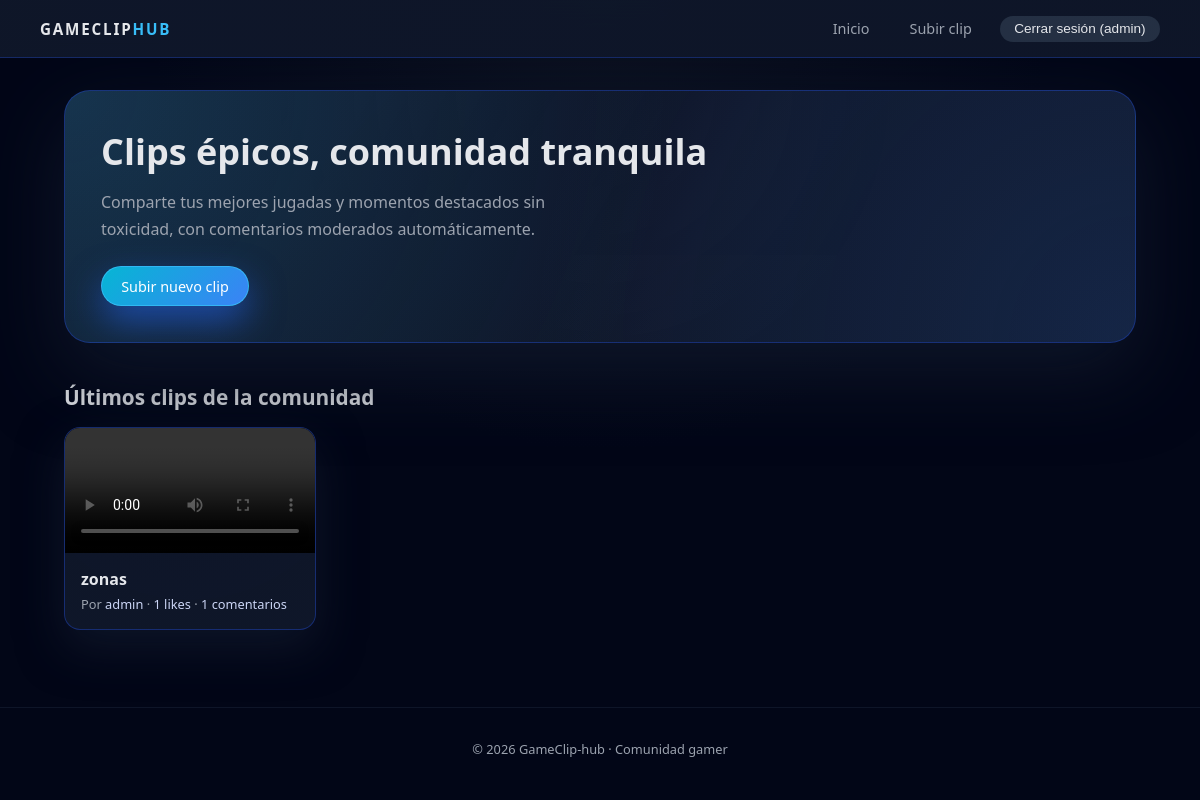
The page / (signed in) on the database its author committed.
### tables this page shows
CREATE TABLE clips (
      id INTEGER PRIMARY KEY AUTOINCREMENT,
      user_id INTEGER NOT NULL,
      title TEXT NOT NULL,
      filename TEXT NOT NULL,
      created_at DATETIME DEFAULT CURRENT_TIMESTAMP,
      FOREIGN KEY (user_id) REFERENCES users(id)
    );

CREATE TABLE users (
      id INTEGER PRIMARY KEY AUTOINCREMENT,
      username TEXT UNIQUE NOT NULL,
      password_hash TEXT NOT NULL,
      role TEXT NOT NULL CHECK (role IN ('user', 'admin'))
    );

### app.py (the view)
    @app.route("/")
    def index():
        db = get_db()
        clips = db.execute(
            """
            SELECT
              clips.id, clips.title, clips.filename, clips.created_at,
              users.username,
              (SELECT COUNT(*) FROM likes WHERE likes.clip_id = clips.id) AS likeCount,
              (SELECT COUNT(*) FROM comments WHERE comments.clip_id = clips.id) AS commentCount
            FROM clips
            JOIN users ON users.id = clips.user_id
            ORDER BY clips.created_at DESC
            """
        ).fetchall()
        return render_template("index.html", clips=clips)

### app.py (called while the page is built)
def get_db() -> sqlite3.Connection:
    if "db" not in g:
        conn = sqlite3.connect(DB_PATH)
        conn.row_factory = sqlite3.Row
        conn.execute("PRAGMA foreign_keys = ON;")
        g.db = conn
    return g.db

### templates/index.html
{% extends "base.html" %}
{% block content %}
<section class="hero">
  <div class="hero-content">
    <h1>Clips épicos, comunidad tranquila</h1>
    <p>Comparte tus mejores jugadas y momentos destacados sin toxicidad, con comentarios moderados automáticamente.</p>
    {% if not current_user %}
      <div class="hero-actions">
        <a href="{{ url_for('register') }}" class="btn primary">Crear cuenta</a>
        <a href="{{ url_for('login') }}" class="btn ghost">Iniciar sesión</a>
      </div>
    {% else %}
      <div class="hero-actions">
        <a href="{{ url_for('new_clip') }}" class="btn primary">Subir nuevo clip</a>
      </div>
    {% endif %}
  </div>
</section>
<section class="clips-section">
  <h2>Últimos clips de la comunidad</h2>
  {% if not clips or clips|length == 0 %}
    <p class="empty-state">Aún no hay clips publicados. ¡Sé el primero en compartir tu jugada!</p>
  {% else %}
    <div class="clips-grid">
      {% for clip in clips %}
        <article class="clip-card">
          <video class="clip-video" controls src="{{ url_for('uploaded_file', filename=clip['filename']) }}"></video>
          <div class="clip-body">
            <h3><a href="{{ url_for('clip_detail', clip_id=clip['id']) }}">{{ clip["title"] }}</a></h3>
            <p class="clip-meta">
              Por <span>{{ clip["username"] }}</span> ·
              <span>{{ clip["likeCount"] }} likes</span> ·
              <span>{{ clip["commentCount"] }} comentarios</span>
            </p>
          </div>
        </article>
      {% endfor %}
    </div>
  {% endif %}
</section>
{% endblock %}

### static/css/styles.css (style rules this page uses)
:root { --bg-main: #050816; --bg-elevated: #0b1020; --bg-soft: #111827; --accent: #38bdf8; --accent-soft: rgba(56, 189, 248, 0.15); --accent-strong: #0ea5e9; --text-main: #e5e7eb; --text-muted: #9ca3af; --danger: #f97373; --border-subtle: #1f2937; --radius-lg: 16px; --radius-md: 10px; --shadow-soft: 0 18px 45px rgba(15, 23, 42, 0.85); }
*, *::before, *::after { box-sizing: border-box; }
body { margin: 0; font-family: system-ui, -apple-system, BlinkMacSystemFont, 'Segoe UI', sans-serif; background: radial-gradient(circle at top, #0b1120 0, #020617 45%, #020617 100%); color: var(--text-main); min-height: 100vh; display: flex; flex-direction: column; }
a { color: var(--accent); text-decoration: none; }
.hero { display: grid; grid-template-columns: minmax(0, 1.2fr); gap: 1.5rem; padding: 2.25rem; border-radius: 26px; background: radial-gradient(circle at top left, rgba(56, 189, 248, 0.18), transparent 55%), radial-gradient(circle at bottom right, rgba(59, 130, 246, 0.14), transparent 55%), linear-gradient(135deg, rgba(15, 23, 42, 0.96), rgba(15, 23, 42, 0.97)); box-shadow: 0 28px 80px rgba(15, 23, 42, 0.95); border: 1px solid rgba(30, 64, 175, 0.55); position: relative; overflow: hidden; }
.hero::before { content: ''; position: absolute; inset: 0; background-image: linear-gradient( 120deg, rgba(248, 250, 252, 0.06) 0, transparent 45%, rgba(226, 232, 240, 0.03) 60%, transparent 100% ); mask-image: radial-gradient(circle at top, black 0, transparent 65%); opacity: 0.8; pointer-events: none; }
.hero-content { position: relative; z-index: 1; }
.hero h1 { font-size: clamp(2.1rem, 3vw, 2.6rem); margin: 0 0 0.8rem; }
.hero p { margin: 0; color: var(--text-muted); max-width: 32rem; line-height: 1.65; }
.hero-actions { margin-top: 1.5rem; display: flex; gap: 0.9rem; flex-wrap: wrap; }
.btn { display: inline-flex; align-items: center; justify-content: center; gap: 0.4rem; padding: 0.6rem 1.2rem; border-radius: 999px; border: 1px solid transparent; font-size: 0.9rem; cursor: pointer; transition: transform 0.1s ease, box-shadow 0.15s ease, background 0.15s ease, border-color 0.15s ease; }
.btn.primary { background: linear-gradient(135deg, #06b6d4, #3b82f6); border-color: rgba(56, 189, 248, 0.8); color: white; box-shadow: 0 15px 35px rgba(37, 99, 235, 0.6); }
.clips-section { margin-top: 2.5rem; }
.clips-section h2 { font-size: 1.3rem; margin-bottom: 1rem; }
.clips-grid { display: grid; grid-template-columns: repeat(auto-fill, minmax(240px, 1fr)); gap: 1.3rem; }
.clip-card { background: radial-gradient(circle at top, rgba(15, 23, 42, 0.9), rgba(15, 23, 42, 0.98)); border-radius: var(--radius-lg); overflow: hidden; box-shadow: var(--shadow-soft); border: 1px solid rgba(30, 64, 175, 0.55); display: flex; flex-direction: column; }
.clip-video { width: 100%; display: block; background: #020617; }
.clip-body { padding: 0.9rem 1rem 1rem; }
.clip-body h3 { margin: 0 0 0.35rem; font-size: 1rem; }
.clip-body h3 a { color: var(--text-main); }
.clip-meta { margin: 0; font-size: 0.8rem; color: var(--text-muted); }
.clip-meta span { color: #cbd5f5; }

### rows shown on the page
clips: title "zonas", username "admin", likeCount "1", commentCount "1"

### other values the page prints
{{ current_user.username }} "admin"
